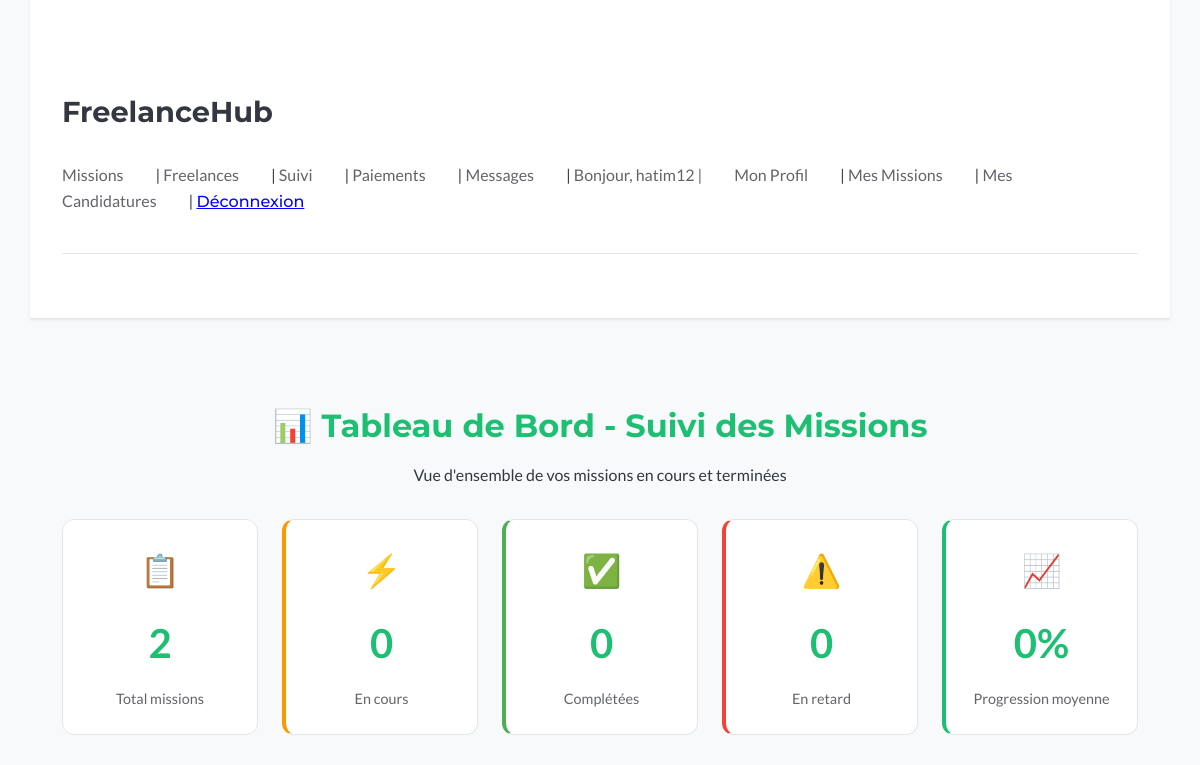
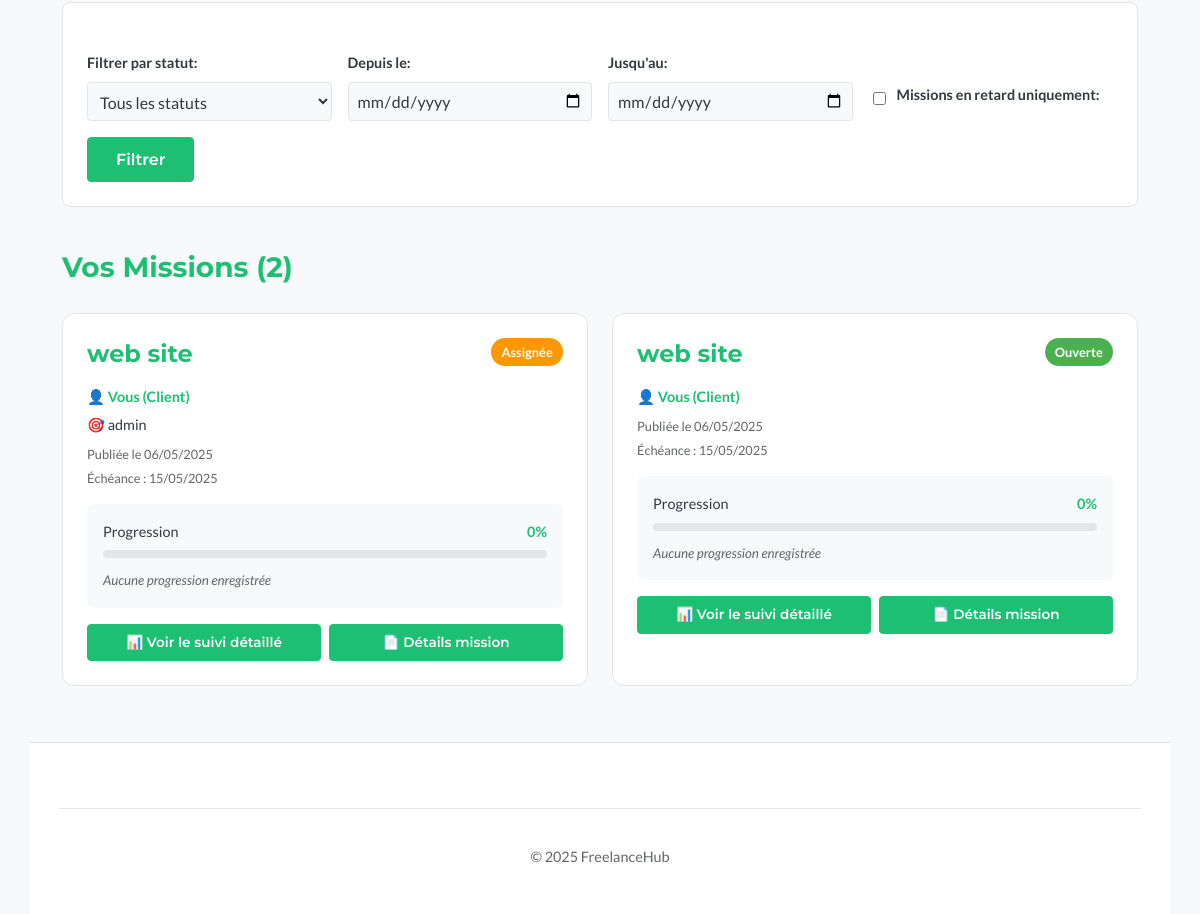
/missions/tracking/ (signed in), run on an earlier commit of the app's database (2 pictures, top to bottom).
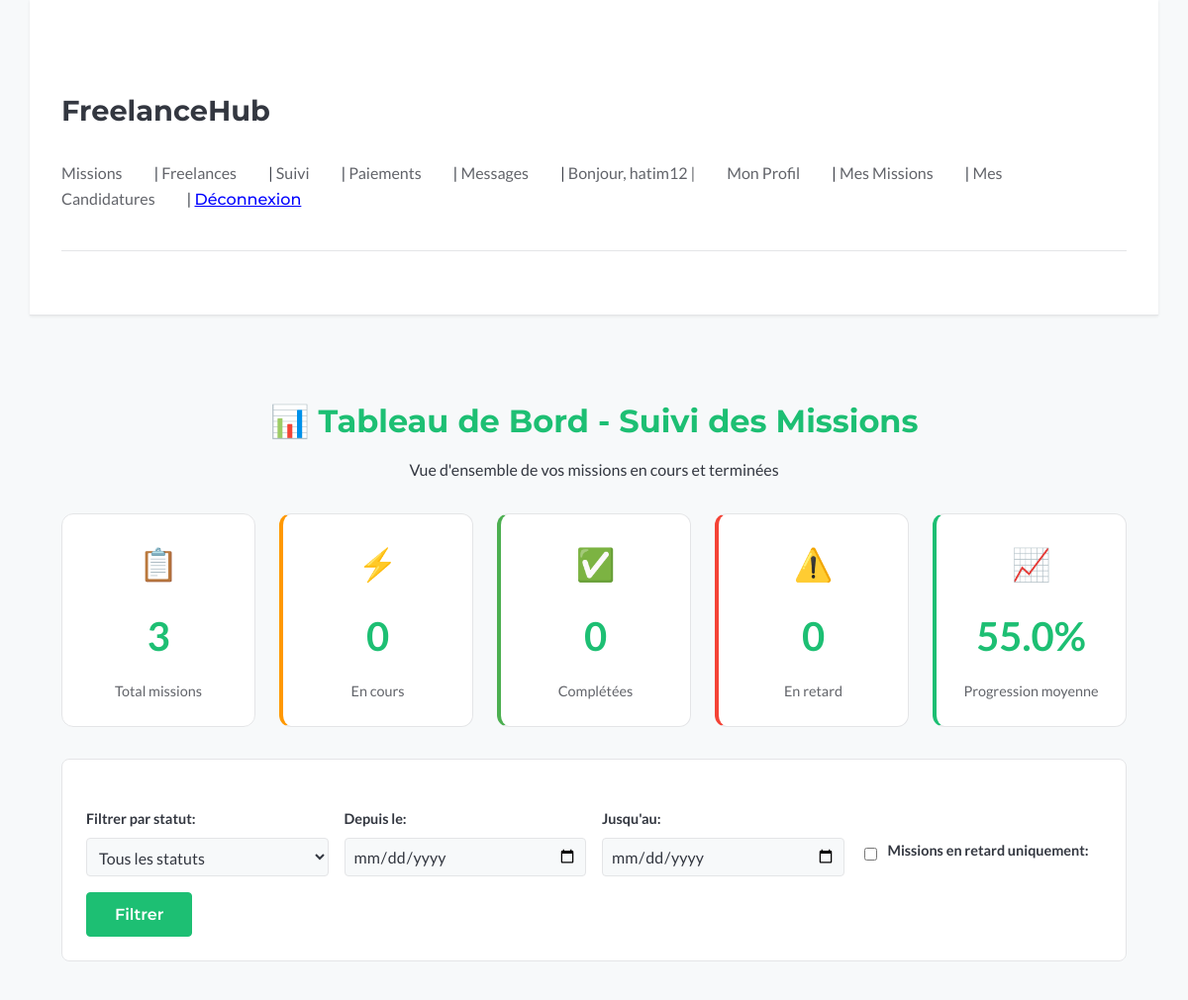
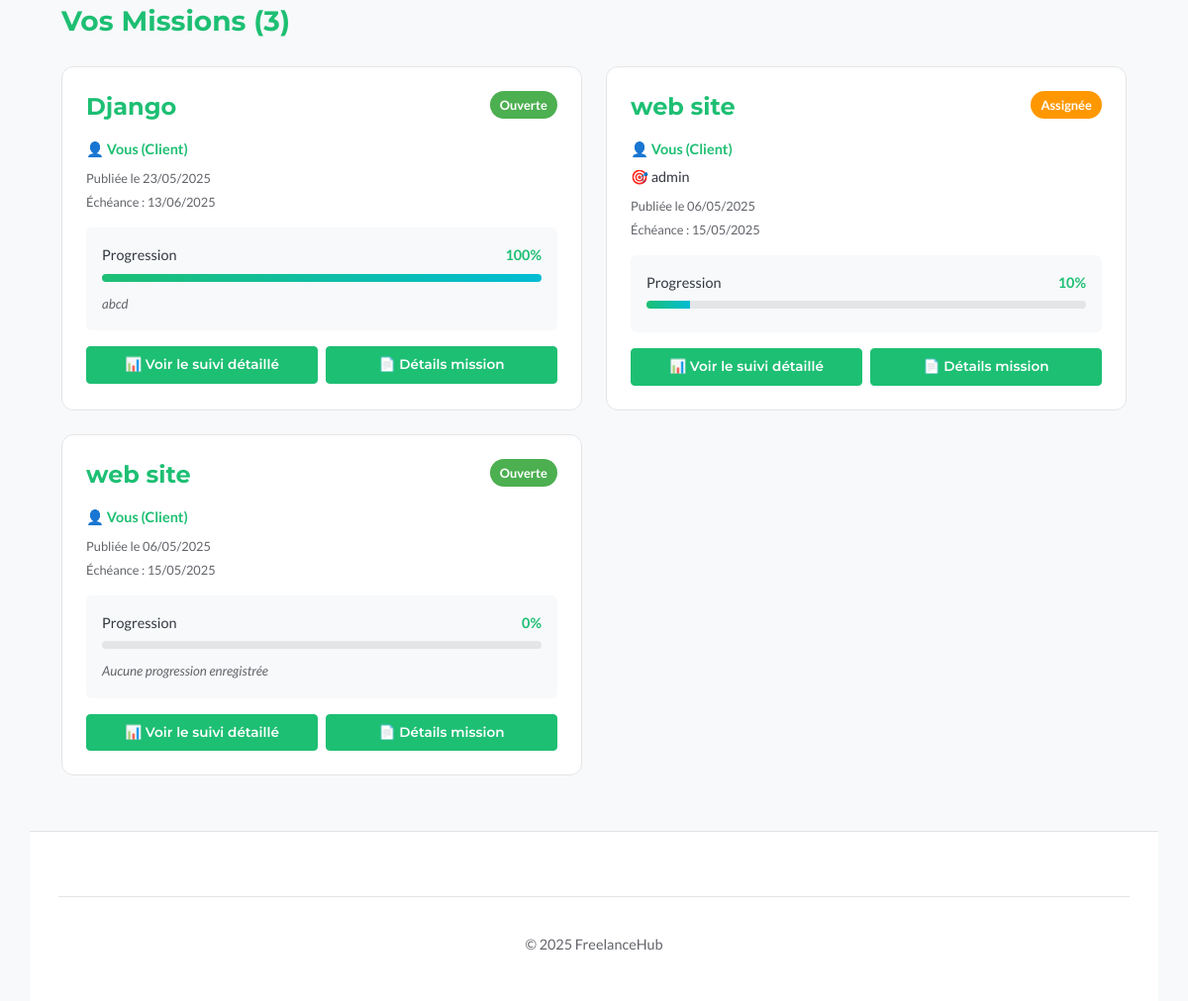
And on a later commit of the database (2 pictures, top to bottom).
### missions/models.py (models this page shows, shortened)
class Mission(models.Model):
    client = models.ForeignKey(
        settings.AUTH_USER_MODEL,
        on_delete=models.CASCADE,  # Si le client est supprimé, ses missions aussi
        related_name="missions_publiees",
        verbose_name="Client",
    )
    titre = models.CharField(max_length=255, verbose_name="Titre de la mission")
    description = models.TextField(verbose_name="Description détaillée")
    competences_requises = models.TextField(
        blank=True, null=True, verbose_name="Compétences requises"
    )  # Ou ManyToMany vers un modèle Skill
    budget_propose = models.DecimalField(
        max_digits=10,
        decimal_places=2,
        blank=True,
        null=True,
        verbose_name="Budget proposé (€)",
    )
    duree_estimee = models.CharField(
        max_length=100, blank=True, null=True, verbose_name="Durée estimée"
    )  # Ex: "2 semaines", "1 mois"
    date_publication = models.DateTimeField(
        auto_now_add=True, verbose_name="Date de publication"
    )  # Se met automatiquement à la création
    date_limite_candidature = models.DateField(
        blank=True, null=True, verbose_name="Date limite pour postuler"
    )
    date_debut_souhaitee = models.DateField(
        blank=True, null=True, verbose_name="Date de début souhaitée"
    )
    date_fin_souhaitee = models.DateField(
        blank=True, null=True, verbose_name="Date de fin souhaitée"
    )
    statut = models.CharField(
        max_length=20,
        choices=MissionStatus.choices,
        default=MissionStatus.OPEN,
        verbose_name="Statut",
    )
    freelance_assigne = models.ForeignKey(
        settings.AUTH_USER_MODEL,
        on_delete=models.SET_NULL,  # Si le freelance est supprimé, la mission n'est plus assignée mais existe toujours
        related_name="missions_assignees",
        blank=True,  # Non obligatoire (au début, pas de freelance assigné)
        null=True,  # Peut être vide en BDD
        verbose_name="Freelance Assigné",
    )
    class Meta:
        verbose_name = "Mission"
        verbose_name_plural = "Missions"
        ordering = [
            "-date_publication"
        ]  # Ordonner par défaut les missions de la plus récente à la plus ancienne

class MissionProgress(models.Model):
    mission = models.OneToOneField(
        Mission,
        on_delete=models.CASCADE,
        related_name="progress",
        verbose_name="Mission",
    )
    pourcentage_completion = models.PositiveIntegerField(
        default=0,
        validators=[MinValueValidator(0), MaxValueValidator(100)],
        verbose_name="Pourcentage de completion (%)",
    )
    derniere_mise_a_jour = models.DateTimeField(
        auto_now=True, verbose_name="Dernière mise à jour"
    )
    mise_a_jour_par = models.ForeignKey(
        settings.AUTH_USER_MODEL,
        on_delete=models.SET_NULL,
        null=True,
        verbose_name="Mis à jour par",
    )
    description_avancement = models.TextField(
        blank=True, null=True, verbose_name="Description de l'avancement"
    )
    class Meta:
        verbose_name = "Progression de mission"
        verbose_name_plural = "Progressions de mission"

### missions/views.py (the view, shortened to what this page needs)
# urls.py: path('tracking/', views.mission_tracking_dashboard, name='tracking_dashboard'),
@login_required
def mission_tracking_dashboard(request):
    user = request.user
    form = MissionTrackingFilterForm(request.GET or None)
    missions_queryset = (
        Mission.objects.filter(Q(client=user) | Q(freelance_assigne=user))
        .select_related("client", "freelance_assigne")
        .prefetch_related("progress", "milestones", "status_updates")
    )
    missions = missions_queryset.order_by("-date_publication")
    for mission in missions:
        mission.completed_count = mission.milestones.filter(est_complete=True).count()
    stats = {
        "total_missions": missions.count(),
        "missions_en_cours": missions.filter(statut="IN_PROGRESS").count(),
        "missions_completees": missions.filter(statut="COMPLETED").count(),
        "missions_en_retard": missions.filter(
            milestones__date_prevue__lt=timezone.now().date(),
            milestones__est_complete=False,
        )
        .distinct()
        .count(),
    }
    avg_progress = (
        missions.filter(progress__isnull=False).aggregate(
            avg=Avg("progress__pourcentage_completion")
        )["avg"]
        or 0
    )
    context = {
        "missions": missions,
        "filter_form": form,
        "stats": stats,
        "avg_progress": round(avg_progress, 1),
    }
    return render(request, "missions/tracking_dashboard.html", context)

### missions/forms.py
class MissionTrackingFilterForm(forms.Form):
    STATUT_CHOICES = [('', 'Tous les statuts')] + list(MissionStatus.choices)
    statut = forms.ChoiceField(
        choices=STATUT_CHOICES,
        required=False,
        label="Filtrer par statut"
    )
    date_debut = forms.DateField(
        widget=forms.DateInput(attrs={'type': 'date'}),
        required=False,
        label="Depuis le"
    )
    date_fin = forms.DateField(
        widget=forms.DateInput(attrs={'type': 'date'}),
        required=False,
        label="Jusqu'au"
    )
    retard_uniquement = forms.BooleanField(
        required=False,
        label="Missions en retard uniquement"
    )

### missions/templates/missions/tracking_dashboard.html (shortened to what the changed rows need)
{% extends "base.html" %}
{% block content %}
  <div class="dashboard-container">
    <div class="dashboard-header">
      <h2>📊 Tableau de Bord - Suivi des Missions</h2>
    </div>
    <div class="stats-grid">
      <div class="stat-card">
        <div class="stat-icon">📋</div>
        <div class="stat-number">{{ stats.total_missions }}</div>
        <div class="stat-label">Total missions</div>
      </div>
      <div class="stat-card progress">
        <div class="stat-icon">📈</div>
        <div class="stat-number">{{ avg_progress }}%</div>
        <div class="stat-label">Progression moyenne</div>
      </div>
    </div>
    <div class="missions-section">
      <h3>Vos Missions ({{ missions.count }})</h3>
      {% if missions %}
        <div class="missions-grid">
          {% for mission in missions %}
            <div class="mission-card">
              <div class="mission-header">
                <h4>
                  <a href="{% url 'missions:tracking_detail' mission.pk %}">{{ mission.titre }}</a>
                </h4>
                <span class="mission-status status-{{ mission.statut|lower }}">
                  {{ mission.get_statut_display }}
                </span>
              </div>
              <div class="mission-info">
                <div class="mission-participants">
                  {% if mission.client == user %}
                    <span class="role">👤 Vous (Client)</span>
                    {% if mission.freelance_assigne %}
                      <span class="freelance">🎯 {{ mission.freelance_assigne.username }}</span>
                    {% endif %}
                  {% else %}
                    <span class="role">🎯 Vous (Freelance)</span>
                    <span class="client">👤 {{ mission.client.username }}</span>
                  {% endif %}
                </div>
                <div class="mission-dates">
                  <small>Publiée le {{ mission.date_publication|date:"d/m/Y" }}</small>
                  {% if mission.date_fin_souhaitee %}
                    <small>Échéance : {{ mission.date_fin_souhaitee|date:"d/m/Y" }}</small>
                  {% endif %}
                </div>
              </div>
              {% if mission.progress %}
                <div class="progress-section">
                  <div class="progress-label">
                    <span>Progression</span>
                    <span class="progress-percent">{{ mission.progress.pourcentage_completion }}%</span>
                  </div>
                  <div class="progress-bar">
                    <div class="progress-fill" style="width: {{ mission.progress.pourcentage_completion }}%"></div>
                  </div>
                  {% if mission.progress.description_avancement %}
                    <small class="progress-description">{{ mission.progress.description_avancement|truncatewords:10 }}</small>
                  {% endif %}
                </div>
              {% else %}
                <div class="progress-section">
                  <div class="progress-label">
                    <span>Progression</span>
                    <span class="progress-percent">0%</span>
                  </div>
                  <div class="progress-bar">
                  </div>
                  <small class="progress-description">Aucune progression enregistrée</small>
                </div>
              {% endif %}
              <div class="mission-actions">
                <a href="{% url 'missions:tracking_detail' mission.pk %}" class="button button-secondary">
                  📊 Voir le suivi détaillé
                </a>
                <a href="{% url 'missions:detail' mission.pk %}" class="button button-secondary">
                  📄 Détails mission
                </a>
              </div>
            </div>
          {% endfor %}
        </div>
      {% else %}
        <div class="no-missions">
          <p>{% if request.GET %}Aucune mission ne correspond aux critères sélectionnés.{% else %}Vous n'avez aucune mission pour le moment.{% endif %}</p>
          <a href="{% url 'missions:list' %}" class="button">Découvrir les missions</a>
        </div>
      {% endif %}
    </div>
  </div>
{% endblock %}

What changed in the data, as far as the page shows it:
added Mission: titre "Django", statut "Ouverte", shows "👤 Vous (Client)", date_publication "23/05/2025", date_fin_souhaitee "13/06/2025", progress.pourcentage_completion "100", progress.description_avancement "abcd"
shown differently, row unchanged: Mission "Assignée": progress.pourcentage_completion (not shown) → "10"; text "0% Aucune progression enregistrée" → "%"
Also different on the page:
{{ stats.total_missions }}: "2" → "3"
{{ avg_progress }}: "0" → "55.0"
{{ missions.count }}: "2" → "3"
